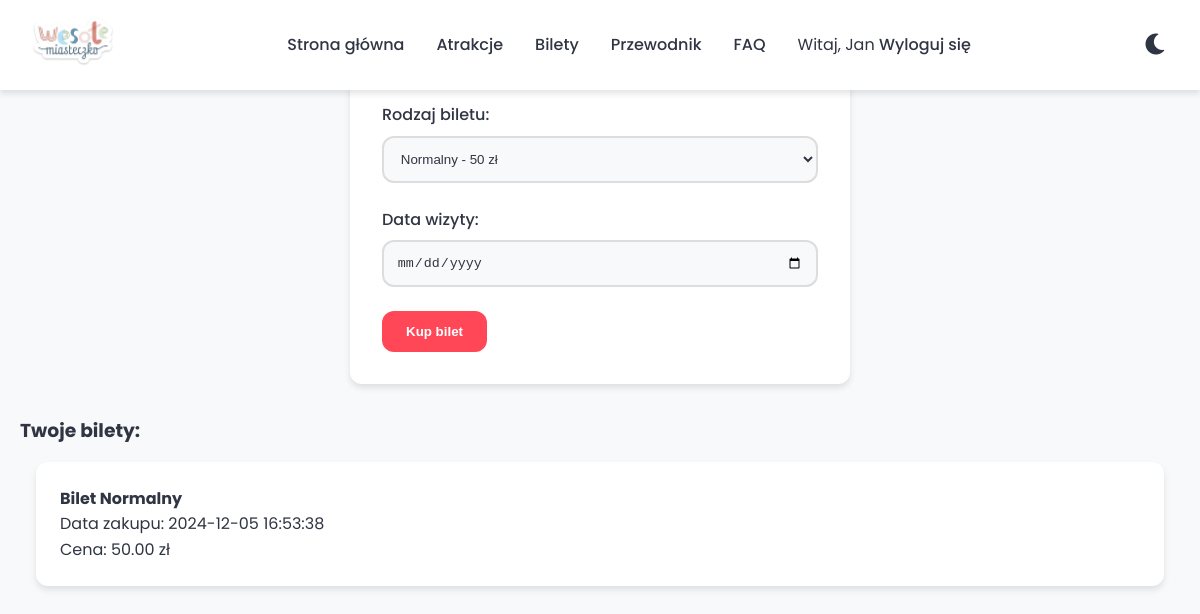
/tickets.php (signed in), run on the app's committed database.
### tables this page shows
CREATE TABLE IF NOT EXISTS `bilety` (
  `id_biletu` int(11) NOT NULL AUTO_INCREMENT,
  `id_klienta` int(11) NOT NULL,
  `typ_biletu` enum('Normalny','Ulgowy','VIP') NOT NULL,
  `cena` decimal(10,2) NOT NULL,
  `data_zakupu` timestamp NOT NULL DEFAULT current_timestamp(),
  PRIMARY KEY (`id_biletu`),
  KEY `id_klienta` (`id_klienta`)
);

### tickets.php (the view, shortened to what this page needs)
<?php
require_once 'connect.php';
include 'header.php';
$query = "SELECT * FROM bilety WHERE id_klienta = " . $_SESSION['user_id'];
$result = mysqli_query($conn, $query);
?>
<!DOCTYPE html>
<html lang="pl">
<head>
    <link rel="stylesheet" href="style.css">
</head>
<body>
    <div class="container">
        <h2>Kup Bilet</h2>
        <form action="booking.php" method="POST" class="form-container">
            <div class="form-group">
                <label for="ticket_type">Rodzaj biletu:</label>
                <select name="ticket_type" id="ticket_type" class="form-input" required>
                    <option value="Normalny">Normalny - 50 zł</option>
                </select>
            </div>
            <div class="form-group">
                <label for="visit_date">Data wizyty:</label>
                <input type="date" id="visit_date" name="visit_date" class="form-input" required>
            </div>
            <button type="submit" class="btn btn-primary">Kup bilet</button>
        </form>
        <h3>Twoje bilety:</h3>
        <div class="tickets-list">
            <?php while($ticket = mysqli_fetch_assoc($result)): ?>
                <div class="card">
                    <h4>Bilet <?php echo $ticket['typ_biletu']; ?></h4>
                    <p>Data zakupu: <?php echo $ticket['data_zakupu']; ?></p>
                    <p>Cena: <?php echo $ticket['cena']; ?> zł</p>
                </div>
            <?php endwhile; ?>
        </div>
    </div>
</body>
</html>

### style.css (style rules this page uses)
:root { --primary-color: #ff4757; --secondary-color: #2ed573; --accent-color: #ffa502; --background-color: #f8f9fa; --text-color: #2f3542; --card-bg: #ffffff; --nav-bg: #ffffff; --footer-bg: #2f3542; --footer-text: #ffffff; --shadow: 0 4px 6px rgba(0, 0, 0, 0.1); --border-radius: 12px; --transition: all 0.3s ease; }
* { margin: 0; padding: 0; box-sizing: border-box; }
body { font-family: 'Poppins', sans-serif; background-color: var(--background-color); color: var(--text-color); line-height: 1.6; transition: var(--transition); }
.container { max-width: 1200px; margin: 0 auto; padding: 0 20px; }
.btn { display: inline-block; padding: 0.8rem 1.5rem; border-radius: var(--border-radius); text-decoration: none; font-weight: 600; transition: var(--transition); border: none; cursor: pointer; }
.btn-primary { background-color: var(--primary-color); color: white; }
.card { background-color: var(--card-bg); border-radius: var(--border-radius); padding: 1.5rem; margin: 1rem; box-shadow: var(--shadow); transition: var(--transition); }
.form-container { max-width: 500px; margin: 2rem auto; padding: 2rem; background-color: var(--card-bg); border-radius: var(--border-radius); box-shadow: var(--shadow); }
.form-group { margin-bottom: 1.5rem; }
.form-group label { display: block; margin-bottom: 0.5rem; font-weight: 500; }
.form-input { width: 100%; padding: 0.8rem; border: 2px solid #ddd; border-radius: var(--border-radius); background-color: var(--background-color); color: var(--text-color); }

### data on the page
bilety: typ_biletu "Normalny", data_zakupu "2024-12-05 16:53:38", cena "50.00"

### other printed values
$_SESSION['user_name'] "Jan"
